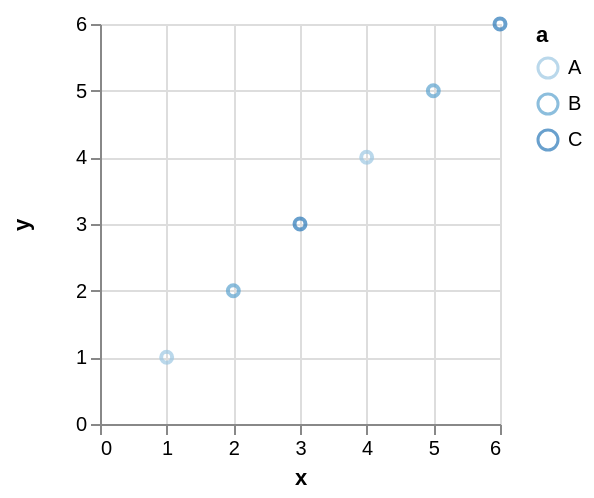

Describe this chart as a Vega-Lite specification.
### Vega specification from a JSON file in a GitHub repository (floating-point values rounded to 4 significant figures)
{"$schema": "https://vega.github.io/schema/vega/v3.json", "autosize": "pad", "padding": 5, "width": 200, "height": 200, "style": "cell", "data": [{"name": "source_0", "values": [{"a": "B", "x": 2, "y": 2}, {"a": "A", "x": 1, "y": 1}, {"a": "A", "x": 4, "y": 4}, {"a": "B", "x": 5, "y": 5}, {"a": "C", "x": 3, "y": 3}, {"a": "C", "x": 6, "y": 6}]}, {"name": "data_0", "source": "source_0", "transform": [{"type": "formula", "expr": "toNumber(datum[\"x\"])", "as": "x"}, {"type": "formula", "expr": "toNumber(datum[\"y\"])", "as": "y"}, {"type": "filter", "expr": "datum[\"x\"] !== null && !isNaN(datum[\"x\"]) && datum[\"y\"] !== null && !isNaN(datum[\"y\"])"}]}], "marks": [{"name": "marks", "type": "symbol", "style": ["point"], "from": {"data": "data_0"}, "encode": {"update": {"opacity": {"value": 0.7}, "fill": {"value": "transparent"}, "stroke": {"scale": "color", "field": "a"}, "x": {"scale": "x", "field": "x"}, "y": {"scale": "y", "field": "y"}}}}], "scales": [{"name": "x", "type": "linear", "domain": {"data": "data_0", "field": "x"}, "range": [0, {"signal": "width"}], "nice": true, "zero": true}, {"name": "y", "type": "linear", "domain": {"data": "data_0", "field": "y"}, "range": [{"signal": "height"}, 0], "nice": true, "zero": true}, {"name": "color", "type": "ordinal", "domain": {"data": "data_0", "field": "a", "sort": true}, "range": "ordinal"}], "axes": [{"scale": "x", "orient": "bottom", "title": "x", "labelFlush": true, "labelOverlap": true, "tickCount": {"signal": "ceil(width/40)"}, "zindex": 1}, {"scale": "x", "orient": "bottom", "grid": true, "tickCount": {"signal": "ceil(width/40)"}, "gridScale": "y", "domain": false, "labels": false, "maxExtent": 0, "minExtent": 0, "ticks": false, "zindex": 0}, {"scale": "y", "orient": "left", "title": "y", "labelOverlap": true, "tickCount": {"signal": "ceil(height/40)"}, "zindex": 1}, {"scale": "y", "orient": "left", "grid": true, "tickCount": {"signal": "ceil(height/40)"}, "gridScale": "x", "domain": false, "labels": false, "maxExtent": 0, "minExtent": 0, "ticks": false, "zindex": 0}], "legends": [{"stroke": "color", "title": "a", "encode": {"symbols": {"update": {"fill": {"value": "transparent"}, "opacity": {"value": 0.7}}}}}], "config": {"axisY": {"minExtent": 30}}}
